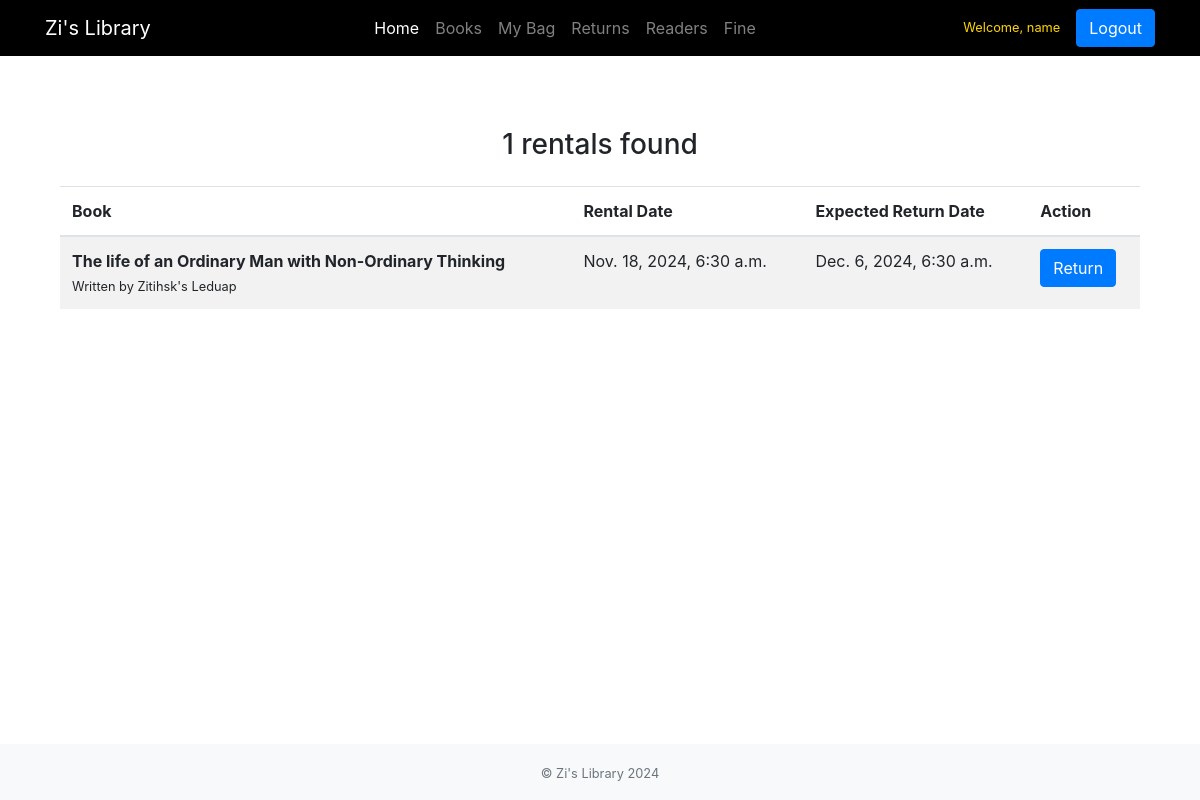
The app's page /returns/ (signed in) with its own data.
### library/models.py (models this page shows, shortened)
class Checkout(models.Model):
  book=models.ForeignKey(books,on_delete=models.CASCADE,null=True)
  reader=models.ForeignKey(User,on_delete=models.CASCADE)
  checkout_date=models.DateTimeField()
  return_due_date=models.DateTimeField()
  returned=models.BooleanField(default=False)

class books(models.Model):
  title=models.CharField(max_length=200)
  author=models.CharField(max_length=200)
  image=models.ImageField(upload_to='photos/',blank=True,null=True)
  status=models.BooleanField(default=True)

### library/views.py (the view)
# urls.py: path('returns/',views.returns,name='returns'),
@login_required
def returns(request):
    rentals=Checkout.objects.filter(reader=request.user,returned=False)
    return render(request,'returns.html',{'rentals':rentals})

### library/templates/returns.html (shortened to what this page needs)
{% extends "home.html" %}
{% block content %}
<div class="container mt-4">
  <h3 class="text-center mb-4">{{ rentals.count }} rentals found</h3>
  <table class="table table-striped">
      <thead>
          <tr>
              <th scope="col">Book</th>
              <th scope="col">Rental Date</th>
              <th scope="col">Expected Return Date</th>
              <th scope="col">Action</th>
          </tr>
      </thead>
      <tbody>
        {% for rental in rentals %}
          <tr>
              <td>
                  <strong>{{ rental.book.title }}</strong><br>
                  <small>Written by {{ rental.book.author }}</small><br>
              </td>
              <td>{{ rental.checkout_date }}</td>
              <td>{{ rental.return_due_date }}</td>
              <td>
                <form action="{% url 'rental' %}" method="post">
                  <button class="btn btn-primary" type="submit">Return</button>
                </form>
              </td>
          </tr>
        {% empty %}
          <tr>
              <td colspan="4" class="text-center">
                <p style="color:red;">No rentals found or all books have been returned.</p>
              </td>
          </tr>
        {% endfor %}
      </tbody>
  </table>
</div>
{% endblock %}

### templates/home.html (shortened to what this page needs)
<!DOCTYPE html>
<html lang="en">
<head>
  <link rel="stylesheet" href="https://cdnjs.cloudflare.com/ajax/libs/font-awesome/6.0.0-beta3/css/all.min.css">
  <link rel="stylesheet" href="https://cdn.jsdelivr.net/npm/bootstrap@4.3.1/dist/css/bootstrap.min.css">
</head>
<body class="d-flex flex-column min-vh-100">
  <nav class="navbar navbar-expand-lg navbar-dark" style="background-color:black;">
    <div class="container">
      <a class="navbar-brand" href="{% url 'home'%}">Zi's Library</a>
      <div class="collapse navbar-collapse" id="navbarNav">
        <ul class="navbar-nav mx-auto">
          <li class="nav-item active">
            <a class="nav-link" href="{% url 'home'%}">Home <span class="sr-only">(current)</span></a>
          </li>
          <li class="nav-item">
            <a class="nav-link" href="{% url 'books' %}">Books</a>
          </li>
          <li class="nav-item">
            <a class="nav-link" href="{% url 'myBag'%}" >My Bag</a>
          </li>
          <li class="nav-item">
            <a class="nav-link" href="{% url 'returns'%}">Returns</a>
          </li>
          <li class="nav-item">
            <a class="nav-link" href="{% url 'readers'%}">Readers</a>
          </li>
          <li class="nav-item">
            <a class="nav-link" href="{% url 'fine'%}">Fine</a>
          </li>
        </ul>
     {% if user.is_authenticated %}
     <span style="color: #FFD700; font-size:0.8rem" class="mr-2">Welcome, {{ user.username }}</span>
        <a class="btn btn-primary ml-2" href="{% url 'logout'%}" role="button">Logout</a>
     {% else %}
     <a class="btn btn-primary ml-2" href="{% url 'login'%}" role="button">Login</a>
    {% endif %}
    </div>
    </div>
  </nav>
  <div class="container my-5 flex-grow-1">
    {% block content %}{% endblock %}
  </div>
  <footer class="footer bg-light py-3 text-center">
    <div class="container">
      <small class="text-muted">© Zi's Library 2024</small>
    </div>
  </footer>
</body>
</html>

### records on screen
Checkout: book "The life of an Ordinary Man with Non-Ordinary Thinking", book.author "Zitihsk's Leduap", checkout_date "Nov. 18, 2024, 6:30 a.m.", return_due_date "Dec. 6, 2024, 6:30 a.m."

### other values on screen
{{ user.username }} "name"
{{ rentals.count }} "1"
